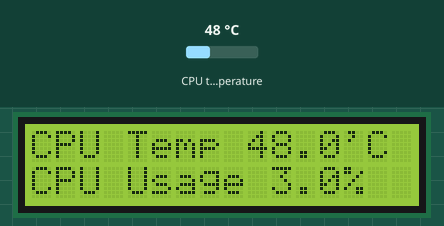
This program was run on a simulated Raspberry Pi (BCM pin numbers). On the bench: 16×2 character LCD. Inputs (shaded band) come from the test bench; at power-on: CPU temperature 48 °C. System figures (address, load, memory, disk, uptime) are fixed made-up values.

Above: at 1.6 s.
1.7 s: CPU temperature set to 31 °C
At 3.1 s:
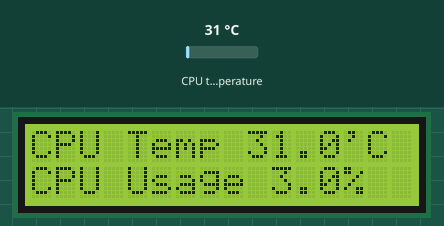
3.7 s: CPU temperature set to 44 °C
At 5.7 s:
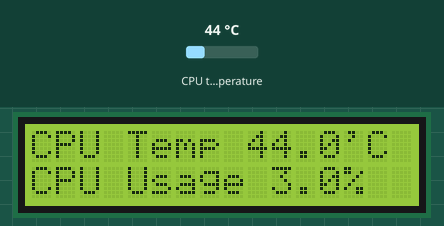
6.0 s: CPU temperature set to 58 °C
At 8.3 s:
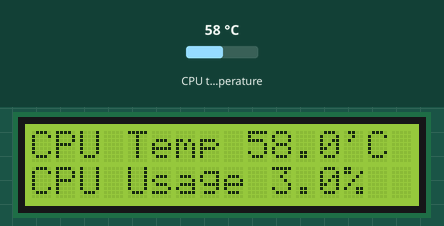
Timing chart, 0 to 9.8 s (numbered marks = the images above; inputs shaded):
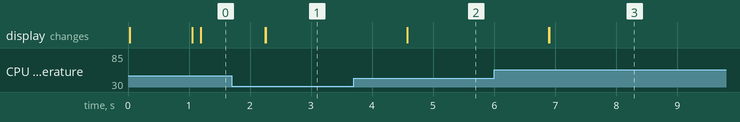

Measured:
- after the input at 1.7 s, the display: first changes after 0.55 s (image 1 shows a later state)
- after the input at 3.7 s, the display: first changes after 0.87 s (image 2 shows a later state)
- after the input at 6.0 s, the display: first changes after 0.90 s (image 3 shows a later state)

The program:

cpuinfo.py
```python
import subprocess
import re
import i2clcda as lcd
import psutil
from time import sleep

lcd.lcd_init()

while True:
	sleep(1)
	cmd = "sudo vcgencmd measure_temp"
	temp = subprocess.check_output(cmd.split())
	cpuusage = psutil.cpu_percent(interval=0)
	temp = temp.decode("utf-8")
	temp = re.sub("temp=|'C|\n", "", temp)
	lcd.lcd_string("CPU Temp {}'C".format(temp), lcd.LCD_LINE_1)
	lcd.lcd_string("CPU Usage {}%".format(cpuusage), lcd.LCD_LINE_2)
```

i2clcda.py
```python
# _____ _____ _____ __ __ _____ _____
#|     |   __|     |  |  |     |     |
#|  |  |__   |  |  |_   _|  |  |  |  |
#|_____|_____|_____| |_| |_____|_____|
#
# Project Tutorial Url:http://osoyoo.com/?p=1031
#
import smbus
import time

# Define some device parameters
I2C_ADDR  = 0x27 # I2C device address, if any error, change this address to 0x3f
LCD_WIDTH = 16   # Maximum characters per line

# Define some device constants
LCD_CHR = 1 # Mode - Sending data
LCD_CMD = 0 # Mode - Sending command

LCD_LINE_1 = 0x80 # LCD RAM address for the 1st line
LCD_LINE_2 = 0xC0 # LCD RAM address for the 2nd line
LCD_LINE_3 = 0x94 # LCD RAM address for the 3rd line
LCD_LINE_4 = 0xD4 # LCD RAM address for the 4th line

LCD_BACKLIGHT  = 0x08  # On
#LCD_BACKLIGHT = 0x00  # Off

ENABLE = 0b00000100 # Enable bit

# Timing constants
E_PULSE = 0.0005
E_DELAY = 0.0005

#Open I2C interface
#bus = smbus.SMBus(0)  # Rev 1 Pi uses 0
bus = smbus.SMBus(1) # Rev 2 Pi uses 1

def lcd_init():
  # Initialise display
  lcd_byte(0x33,LCD_CMD) # 110011 Initialise
  lcd_byte(0x32,LCD_CMD) # 110010 Initialise
  lcd_byte(0x06,LCD_CMD) # 000110 Cursor move direction
  lcd_byte(0x0C,LCD_CMD) # 001100 Display On,Cursor Off, Blink Off
  lcd_byte(0x28,LCD_CMD) # 101000 Data length, number of lines, font size
  lcd_byte(0x01,LCD_CMD) # 000001 Clear display
  time.sleep(E_DELAY)

def lcd_byte(bits, mode):
  # Send byte to data pins
  # bits = the data
  # mode = 1 for data
  #        0 for command

  bits_high = mode | (bits & 0xF0) | LCD_BACKLIGHT
  bits_low = mode | ((bits<<4) & 0xF0) | LCD_BACKLIGHT

  # High bits
  bus.write_byte(I2C_ADDR, bits_high)
  lcd_toggle_enable(bits_high)

  # Low bits
  bus.write_byte(I2C_ADDR, bits_low)
  lcd_toggle_enable(bits_low)

def lcd_toggle_enable(bits):
  # Toggle enable
  time.sleep(E_DELAY)
  bus.write_byte(I2C_ADDR, (bits | ENABLE))
  time.sleep(E_PULSE)
  bus.write_byte(I2C_ADDR,(bits & ~ENABLE))
  time.sleep(E_DELAY)

def lcd_string(message,line):
  # Send string to display

  message = message.ljust(LCD_WIDTH," ")

  lcd_byte(line, LCD_CMD)

  for i in range(LCD_WIDTH):
    lcd_byte(ord(message[i]),LCD_CHR)

def main():
  # Main program block

  # Initialise display
  lcd_init()

  while True:

    # Send some test
    lcd_string("Created by         <",LCD_LINE_1)
    lcd_string("Osoyoo.com        <",LCD_LINE_2)

    time.sleep(3)

    # Send some more text
    lcd_string("> Tutorial Url:",LCD_LINE_1)
    lcd_string("> http://osoyoo.com",LCD_LINE_2)

    time.sleep(3)

if __name__ == '__main__':

  try:
    main()
  except KeyboardInterrupt:
    pass
  finally:
    lcd_byte(0x01, LCD_CMD)
```
